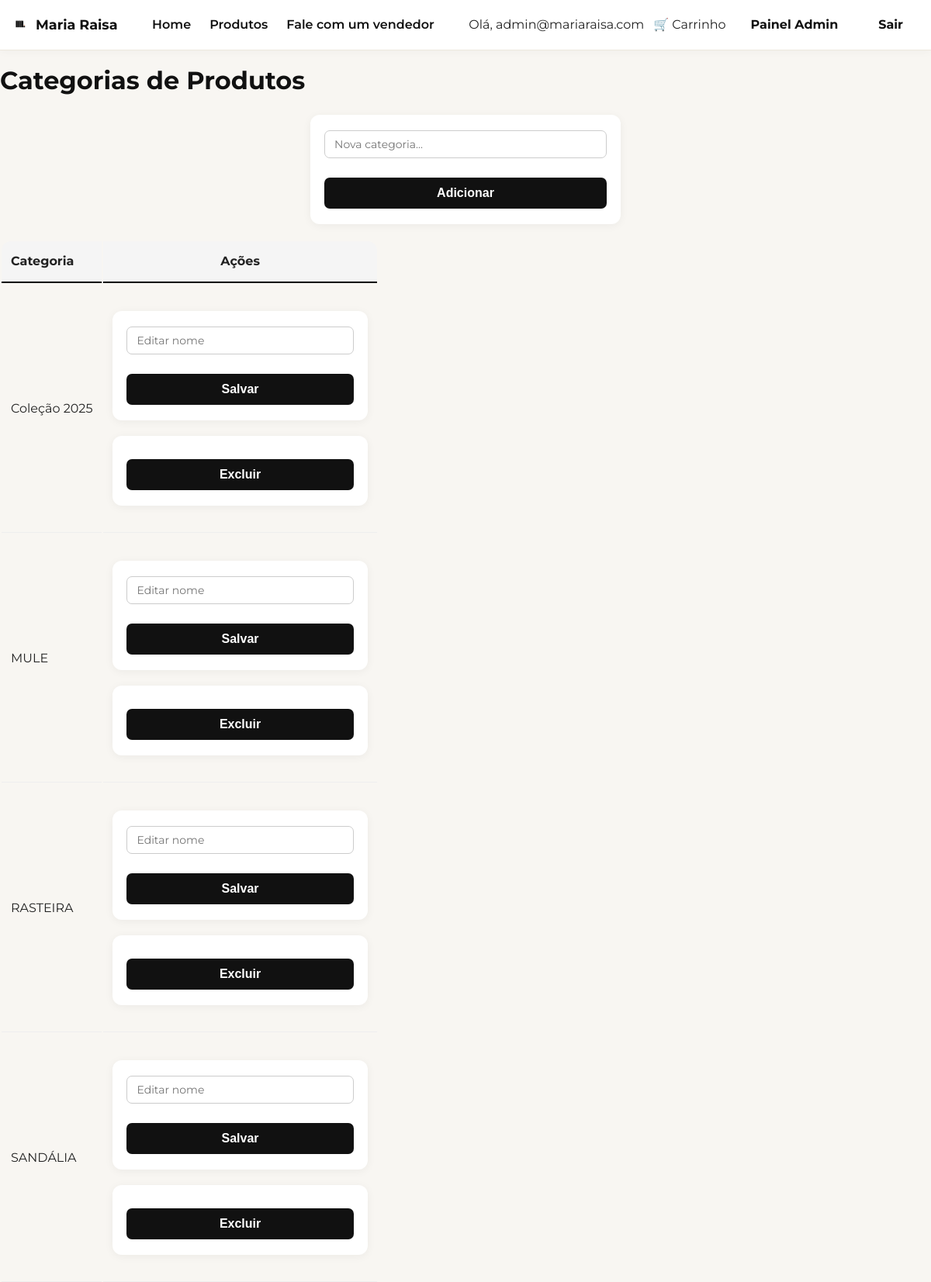
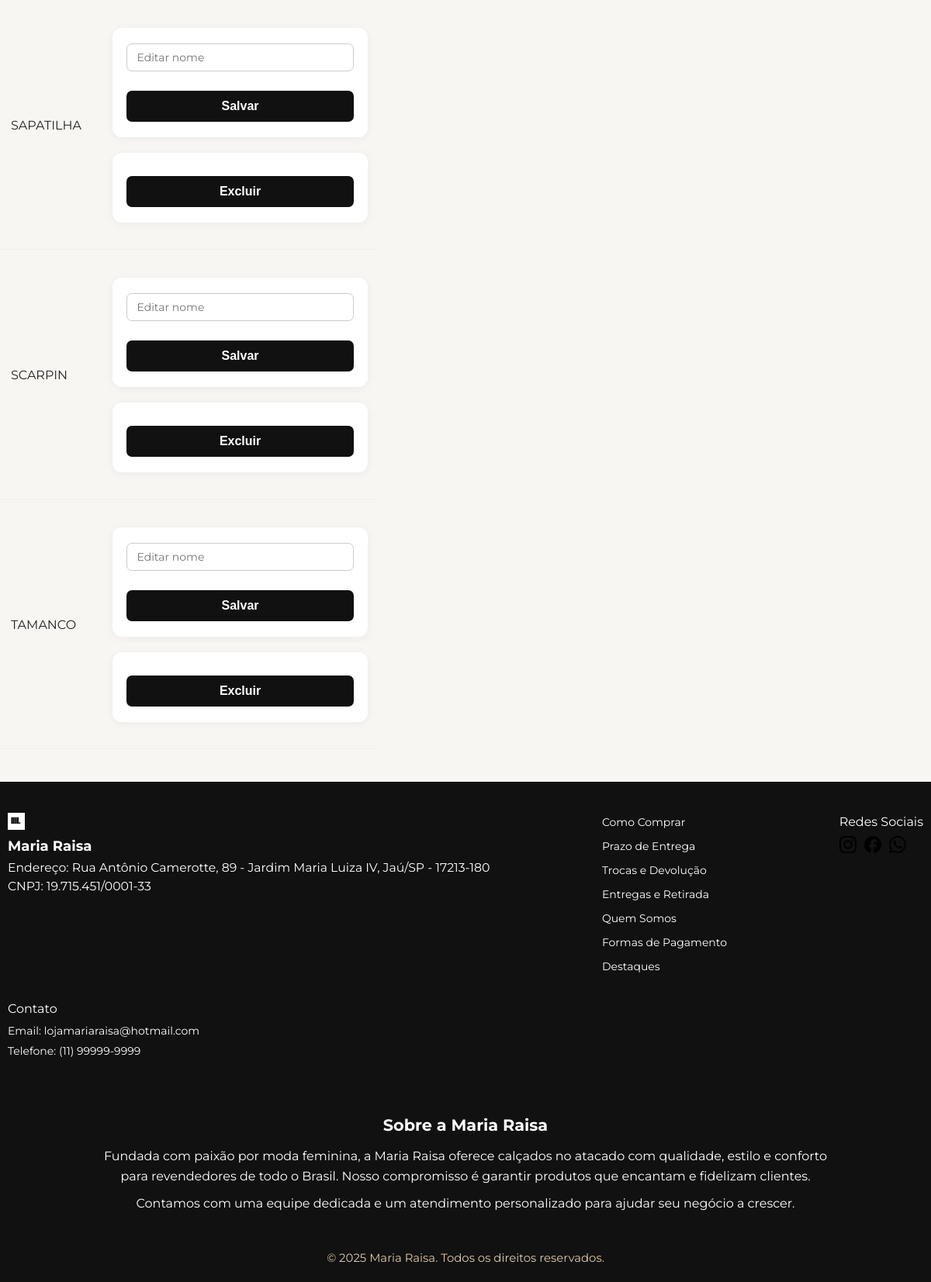
The app's page /admin/categorias (signed in) with its own data (2 pictures, top to bottom).
### app/models.py (models this page shows)
class Admin(UserMixin, db.Model):
    __tablename__ = 'admins'
    id = db.Column(db.String(36), primary_key=True, default=lambda: str(uuid.uuid4()))
    email = db.Column(db.String(120), unique=True, nullable=False)
    senha = db.Column(db.String(200), nullable=False)

class Categoria(db.Model):
    __tablename__ = 'categorias'
    id = db.Column(db.Integer, primary_key=True)
    nome = db.Column(db.String(50), nullable=False)

### app/routes.py (the view)
@routes.route('/admin/categorias')
@login_required
def admin_categorias():
    if not isinstance(current_user, Admin):
        abort(403)
    categorias = Categoria.query.order_by(Categoria.nome).all()
    return render_template('admin_categorias.html', categorias=categorias)

### app/templates/admin_categorias.html (shortened to what this page needs)
{% extends 'base.html' %}
{% block content %}
<section class="admin-categ-container">
  <h1 class="page-title">Categorias de Produtos</h1>
  <div class="add-cat-card">
    <form method="post" action="{{ url_for('routes.adicionar_categoria') }}">
      <input
        type="text"
        name="nome_categoria"
        placeholder="Nova categoria..."
        required
        class="input-category"
      >
      <button type="submit" class="btn-sm">Adicionar</button>
    </form>
  </div>
  <table class="admin-table">
    <thead>
      <tr>
        <th>Categoria</th>
        <th style="text-align:center;">Ações</th>
      </tr>
    </thead>
    <tbody>
      {% for categoria in categorias %}
      <tr>
        <td>{{ categoria.nome }}</td>
        <td>
          <div class="inline-form-container">
            <form
              action="{{ url_for('routes.editar_categoria', categoria_id=categoria.id) }}"
              method="post"
              class="inline-form"
            >
              <input
                type="text"
                name="novo_nome"
                placeholder="Editar nome"
                class="input-edit"
              >
              <button type="submit" class="btn-sm">Salvar</button>
            </form>
            <form
              action="{{ url_for('routes.excluir_categoria', categoria_id=categoria.id) }}"
              method="post"
              class="inline-form"
              onsubmit="return confirm('Confirmar exclusão?');"
            >
              <button type="submit" class="btn-sm">Excluir</button>
            </form>
          </div>
        </td>
      </tr>
      {% endfor %}
    </tbody>
  </table>
</section>
{% endblock %}

### app/templates/base.html (shortened to what this page needs)
<!DOCTYPE html>
<html lang="pt-BR">
<head>
  <link rel="stylesheet" href="{{ url_for('static', filename='css/main.css') }}">
  <link rel="stylesheet" href="https://cdn.jsdelivr.net/npm/swiper@11/swiper-bundle.min.css"/>
</head>
<body>
<nav class="navbar">
  <div class="container">
    <a href="{{ url_for('routes.index') }}" class="logo">
      <img src="{{ url_for('static', filename='images/logo.png') }}" alt="Logo MR" style="height:22px; width:auto;"/>
      <span>Maria Raisa</span>
    </a>
    <ul class="nav-links">
      <li><a href="{{ url_for('routes.index') }}">Home</a></li>
      <li><a href="{{ url_for('routes.produtos') }}">Produtos</a></li>
      <li><a href="https://wa.me/55SEUNUMERO" target="_blank">Fale com um vendedor</a></li>
    </ul>
    <div class="nav-buttons">
              <span>Olá, {{ current_user.nome or current_user.email }}</span>
        <a href="{{ url_for('routes.carrinho') }}" class="carrinho-btn">🛒 Carrinho</a>
      {% if current_user.is_authenticated %}
        {% if current_user.__class__.__name__ == "Admin" %}
          <a href="{{ url_for('routes.painel_admin') }}" class="btn">Painel Admin</a>
          <a href="{{ url_for('routes.logout') }}" class="btn">Sair</a>
        {% else %}
          <a href="{{ url_for('routes.area_cliente') }}" class="btn">Minha Conta</a>
          <a href="{{ url_for('routes.logout') }}" class="btn">Sair</a>
        {% endif %}
      {% else %}
        <a href="javascript:void(0)" class="btn" id="btnLoginCliente">Login</a>
        <a href="javascript:void(0)" class="btn" id="btnCadastro">Cadastre-se</a>
      {% endif %}
    </div>
  </div>
</nav>
<main>
  {% block content %}{% endblock %}
</main>
<footer class="site-footer">
  <div class="footer-container">
    <div class="footer-logo-info">
      <img src="{{ url_for('static', filename='images/logo.png') }}" alt="Logo MR" />
      <div>
        <span style="font-weight: bold; font-size: 1.13rem;">Maria Raisa</span>
        <div style="font-size:0.98rem; margin-top: 3px;">
          Endereço: Rua Antônio Camerotte, 89 - Jardim Maria Luiza IV, Jaú/SP - 17213-180<br>
          CNPJ: 19.715.451/0001-33
        </div>
      </div>
    </div>
    <div class="footer-links">
      <ul>
<li><a href="{{ url_for('routes.como_comprar') }}">Como Comprar</a></li>
<li><a href="{{ url_for('routes.prazo_entrega') }}">Prazo de Entrega</a></li>
<li><a href="{{ url_for('routes.trocas_devolucao') }}">Trocas e Devolução</a></li>
<li><a href="{{ url_for('routes.entregas_retirada') }}">Entregas e Retirada</a></li>
<li><a href="{{ url_for('routes.quem_somos') }}">Quem Somos</a></li>
<li><a href="{{ url_for('routes.formas_pagamento') }}">Formas de Pagamento</a></li>
<li><a href="{{ url_for('routes.destaques') }}">Destaques</a></li>
      </ul>
    </div>
    <div class="footer-social">
      <div style="margin-bottom: 6px;">Redes Sociais</div>
      <a href="https://www.instagram.com/mariaraisa.mr/" target="_blank" rel="noopener">
        <img src="{{ url_for('static', filename='icons/instagram.svg') }}" alt="Instagram" />
      </a>
      <a href="https://www.facebook.com/mariaraisaa/?locale=pt_BR" target="_blank" rel="noopener">
        <img src="{{ url_for('static', filename='icons/facebook.svg') }}" alt="Facebook" />
      </a>
      <a href="https://wa.me/55SEUNUMERO" target="_blank" rel="noopener">
        <img src="{{ url_for('static', filename='icons/whatsapp.svg') }}" alt="WhatsApp" />
      </a>
    </div>
    <div class="footer-contact">
      <div style="margin-bottom: 6px;">Contato</div>
      <p>Email: lojamariaraisa@hotmail.com</p>
      <p>Telefone: (11) 99999-9999</p>
    </div>
  <div class="footer-sobre">
    <h2>Sobre a Maria Raisa</h2>
    <p>Fundada com paixão por moda feminina, a Maria Raisa oferece calçados no atacado com qualidade, estilo e conforto para revendedores de todo o Brasil. Nosso compromisso é garantir produtos que encantam e fidelizam clientes.</p>
    <p>Contamos com uma equipe dedicada e um atendimento personalizado para ajudar seu negócio a crescer.</p>
  </div>
  </div>
  <div class="copyright">
    © 2025 Maria Raisa. Todos os direitos reservados.
  </div>
</footer>
</body>
</html>

### app/static/css/base.css (style rules this page uses)
body { background: #f8f6f2 !important; color: #222 !important; }
h1, h2, h3, h4, h5, h6 { color: #111 !important; }
.btn, .btn-primary, .btn-add { background: #111 !important; color: #fff !important; border: none; border-radius: 6px; font-weight: 600; padding: 8px 18px; transition: background 0.13s; }
.container { display: flex; padding: 32px; }
img { max-width: 100%; height: auto; }
h1 { font-size: 2rem; }

### app/static/css/navbar.css (style rules this page uses)
.navbar { position: fixed; top: 0; width: 100%; background: #fff; border-bottom: 1.5px solid #ede8de; z-index: 1000; box-shadow: 0 2px 10px rgba(0,0,0,0.03); font-family: 'Montserrat', Arial, sans-serif; }
body { padding-top: 80px; }
.navbar .container { display: flex; justify-content: space-between; align-items: center; max-width: 1200px; margin: 0 auto; padding: 0.5rem 1rem; }
.logo { font-weight: bold; font-size: 1.5rem; color: #111; display: flex; align-items: center; gap: 10px; }
.nav-links { list-style: none; display: flex; gap: 1.5rem; margin: 0; padding: 0; }
.nav-links li a { font-weight: 600; font-size: 1rem; padding: 4px 0; color: #111; background: none; border-radius: 0; transition: color 0.18s; }
.nav-buttons { display: flex; align-items: center; gap: 1rem; }
.btn, .btn-primary, .btn-success, .btn-dark, .btn-warning, .btn-danger, .btn-add, .btn-conta, .btn-sair, .btn-admin, .btn-vermais, .btn-group a, .btn.btn-sm, .luxo-btn-acao-pedido { background: none !important; color: #111 !important; border: none !important; font-weight: 700 !important; border-radius: 7px !important; padding: 0.5rem 1.25rem !important; font-size: 1rem !important; cursor: pointer !important; text-decoration: none !important; display: inline-block; box-shadow: none !important; outline: none !important; transition: background 0.16s, color 0.16s; }
.navbar .container { max-width: 1200px; margin: 0 auto; display: flex; align-items: center; justify-content: space-between; padding: 0.75rem 1rem; }
.navbar .logo { display: flex; align-items: center; gap: 0.5rem; font-weight: 700; font-size: 1.1rem; }
.nav-links { display: flex; gap: 1.5rem; }
.nav-links a { font-weight: 600; }
.nav-buttons { display: flex; gap: 0.75rem; }

### app/static/css/formulario.css (style rules this page uses)
form { max-width: 400px; margin: 20px auto; background: #fff; padding: 20px 18px; border-radius: 12px; box-shadow: 0 2px 12px rgba(0,0,0,0.05); }
form input, form select { width: 100%; padding: 8px 12px; border: 1.5px solid #ccc; border-radius: 7px; font-size: 14px; margin-bottom: 15px; font-family: inherit; transition: border-color 0.22s; }
form button[type="submit"] { background: #111; color: #fff; font-weight: 700; border: none; padding: 11px 22px; border-radius: 7px; font-size: 1rem; cursor: pointer; width: 100%; margin-top: 10px; }

### app/static/css/footer.css (style rules this page uses)
.site-footer { background: #111 !important; color: #fff !important; padding: 40px 10px 20px 10px; border-top: none !important; font-family: 'Montserrat', Arial, sans-serif; margin-top: 40px; }
.site-footer * { color: #fff !important; }
.footer-links ul { list-style: none; padding: 0; margin: 0; }
.footer-links li { margin-bottom: 7px; }
.footer-links a { color: #fff !important; font-size: 14px; text-decoration: none; transition: color 0.18s; }
.footer-social a img { width: 22px; height: 22px; margin-right: 6px; filter: none !important; opacity: 0.98; transition: filter 0.22s; }
.footer-contact p { margin: 5px 0; font-size: 14px; }
.copyright { text-align: center; color: #e0c9ac !important; font-size: 0.93rem; margin-top: 16px; }
.footer-container { display: flex; flex-wrap: wrap; justify-content: space-between; align-items: flex-start; gap: 24px; max-width: 1200px; margin: 0 auto; background: transparent !important; }
.footer-logo-info img { height: 22px; margin-right: 8px; }
.footer-sobre { max-width: 980px; margin: 40px auto 20px auto; padding: 0 16px; text-align: center; color: #fff; }
.footer-sobre h2 { font-size: 1.3rem; font-weight: 700; margin-bottom: 12px; color: #ffffff; }
.footer-sobre p { font-size: 1rem; line-height: 1.6; color: #dddddd; margin-bottom: 10px; }

### app/static/css/carrinho.css (style rules this page uses)
thead th { background: #f5f5f5; padding: 14px 12px; font-weight: 700; text-align: left; border-bottom: 2px solid #000; }
thead th:first-child { border-top-left-radius: 12px; }
thead th:last-child { border-top-right-radius: 12px; }
tbody td { padding: 14px 12px; border-bottom: 1px solid #eee; vertical-align: middle; }

### app/static/css/global.css (style rules this page uses)
body { font-family: 'Montserrat', sans-serif; background: #fff; color: #111; line-height: 1.5; }
a { text-decoration: none; color: inherit; }

### records on screen
Admin: email "admin@mariaraisa.com"
Categoria: nome "Coleção 2025"
Categoria: nome "MULE"
Categoria: nome "RASTEIRA"
Categoria: nome "SANDÁLIA"
Categoria: nome "SAPATILHA"
Categoria: nome "SCARPIN"
Categoria: nome "TAMANCO"
